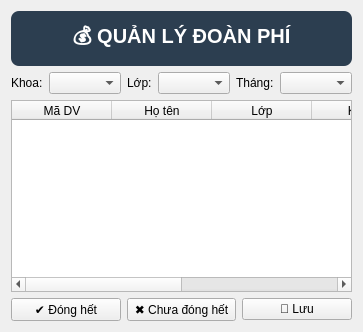
<?xml version="1.0" encoding="UTF-8"?>
<ui version="4.0">
<class>DoanPhi</class>

<widget class="QWidget" name="DoanPhi">
 <layout class="QVBoxLayout">

  <!-- ===== TITLE ===== -->
  <item>
   <widget class="QLabel">
    <property name="text">
     <string>💰 QUẢN LÝ ĐOÀN PHÍ</string>
    </property>
    <property name="alignment">
     <set>Qt::AlignCenter</set>
    </property>
    <property name="styleSheet">
     <string>
font-size: 20px;
font-weight: bold;
color: white;
background-color: #2C3E50;
padding: 10px;
border-radius: 8px;
     </string>
    </property>
   </widget>
  </item>

  <!-- ===== FILTER ===== -->
  <item>
   <layout class="QHBoxLayout">

    <item><widget class="QLabel"><property name="text"><string>Khoa:</string></property></widget></item>
    <item><widget class="QComboBox" name="comboKhoa"/></item>

    <item><widget class="QLabel"><property name="text"><string>Lớp:</string></property></widget></item>
    <item><widget class="QComboBox" name="comboLop"/></item>

    <item><widget class="QLabel"><property name="text"><string>Tháng:</string></property></widget></item>
    <item><widget class="QComboBox" name="comboThang"/></item>

   </layout>
  </item>

  <!-- ===== TABLE ===== -->
  <item>
   <widget class="QTableWidget" name="tableDoanPhi">
    <property name="columnCount"><number>6</number></property>

    <column><property name="text"><string>Mã DV</string></property></column>
    <column><property name="text"><string>Họ tên</string></property></column>
    <column><property name="text"><string>Lớp</string></property></column>
    <column><property name="text"><string>Khoa</string></property></column>
    <column><property name="text"><string>Đã đóng ✔</string></property></column>
    <column><property name="text"><string>Ghi chú</string></property></column>

   </widget>
  </item>

  <!-- ===== BUTTON ===== -->
  <item>
   <layout class="QHBoxLayout">

    <item>
     <widget class="QPushButton" name="btnCheckAll">
      <property name="text"><string>✔ Đóng hết</string></property>
     </widget>
    </item>

    <item>
     <widget class="QPushButton" name="btnUncheckAll">
      <property name="text"><string>✖ Chưa đóng hết</string></property>
     </widget>
    </item>

    <item>
     <widget class="QPushButton" name="btnLuu">
      <property name="text"><string>💾 Lưu</string></property>
     </widget>
    </item>

   </layout>
  </item>

 </layout>
</widget>

<resources/>
<connections/>
</ui>
